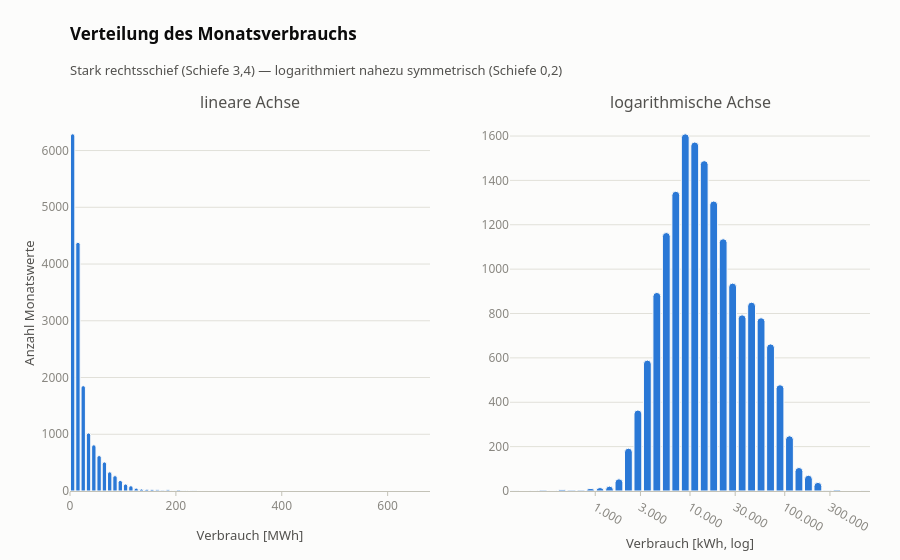

This figure's notebook cell:
### Markdown cell above
### 2.1 Zielgröße `verbrauch_kwh`

### Code cell
fig = make_subplots(rows=1, cols=2, horizontal_spacing=0.1,
                    subplot_titles=("lineare Achse", "logarithmische Achse"))
fig.add_histogram(x=df["verbrauch_kwh"] / 1000, nbinsx=120, row=1, col=1,
                  marker_color=viz.SERIE[0], name="kWh")
fig.add_histogram(x=df["log_verbrauch"], nbinsx=60, row=1, col=2,
                  marker_color=viz.SERIE[0], name="log10 kWh")

schiefe_roh, schiefe_log = df["verbrauch_kwh"].skew(), df["log_verbrauch"].skew()
viz.stil(fig, "Verteilung des Monatsverbrauchs",
         f"Stark rechtsschief (Schiefe {de(schiefe_roh)}) — logarithmiert nahezu symmetrisch "
         f"(Schiefe {de(schiefe_log)})")
fig.update_xaxes(title_text="Verbrauch (MWh)", row=1, col=1)
log_ticks(fig, "x", row=1, col=2, title_text="Verbrauch (kWh, log)")
fig.update_yaxes(title_text="Anzahl Monatswerte", row=1, col=1)
fig.update_layout(showlegend=False, bargap=HIST_GAP)
viz.hover_pro_marke(fig)
fig.show()

(df["verbrauch_kwh"].describe(percentiles=[.05, .25, .5, .75, .95])
   .to_frame("verbrauch_kwh").T.round(0))

### Figure 1 — Plotly figure (JSON) as saved in the notebook; plotly's stock layout.template omitted (floating-point values rounded to 4 significant figures; data arrays with more than 128 entries replaced by an {"elided": "..."} marker saying what was removed)
{"data": [{"marker": {"color": "#2a78d6"}, "name": "kWh", "nbinsx": 120, "type": "histogram", "x": {"elided": "16780 float values"}, "xaxis": "x", "yaxis": "y"}, {"marker": {"color": "#2a78d6"}, "name": "log10 kWh", "nbinsx": 60, "type": "histogram", "x": {"elided": "16780 float values"}, "xaxis": "x2", "yaxis": "y2"}], "layout": {"annotations": [{"font": {"size": 16}, "showarrow": false, "text": "lineare Achse", "x": 0.225, "xanchor": "center", "xref": "paper", "y": 1.0, "yanchor": "bottom", "yref": "paper"}, {"font": {"size": 16}, "showarrow": false, "text": "logarithmische Achse", "x": 0.775, "xanchor": "center", "xref": "paper", "y": 1.0, "yanchor": "bottom", "yref": "paper"}], "bargap": 0.06, "hovermode": "closest", "legend": {"title": {"text": ""}}, "showlegend": false, "title": {"subtitle": {"text": "Stark rechtsschief (Schiefe 3,4) — logarithmiert nahezu symmetrisch (Schiefe 0,2)"}, "text": "Verteilung des Monatsverbrauchs"}, "xaxis": {"anchor": "y", "domain": [0.0, 0.45], "title": {"text": "Verbrauch [MWh]"}}, "xaxis2": {"anchor": "y2", "domain": [0.55, 1.0], "tickmode": "array", "ticktext": ["1.000", "3.000", "10.000", "30.000", "100.000", "300.000"], "tickvals": [3.0, 3.477, 4.0, 4.477, 5.0, 5.477], "title": {"text": "Verbrauch [kWh, log]"}}, "yaxis": {"anchor": "x", "domain": [0.0, 1.0], "title": {"text": "Anzahl Monatswerte"}}, "yaxis2": {"anchor": "x2", "domain": [0.0, 1.0]}}}
